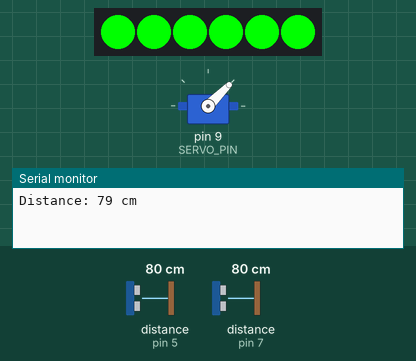
Recording of a sketch running on a simulated Arduino Uno, built with avr-gcc and run on an emulated ATmega328P. On the bench: 6 RGB LEDs in strip order, left to right, servo, the last lines printed to the serial monitor. Wiring (inferred from the names in the program): 2 × ultrasonic range finder: trigger pin 4, echo pin 5 / trigger pin 6, echo pin 7. Inputs (shaded band) come from the test bench; at power-on: distance to the obstacle (sensors on pin 7, pin 5) 80 cm. The echo pulse lasts 58.3 µs per cm.

Above: at 1.7 s.
1.8 s: distance to the obstacle (sensor on pin 7) set to 20 cm
4.4 s: distance to the obstacle (sensor on pin 7) set to 16 cm
At 6.8 s:
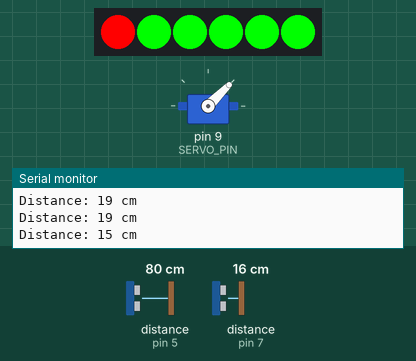
7.5 s: distance to the obstacle (sensor on pin 7) set to 6 cm
At 10.3 s:
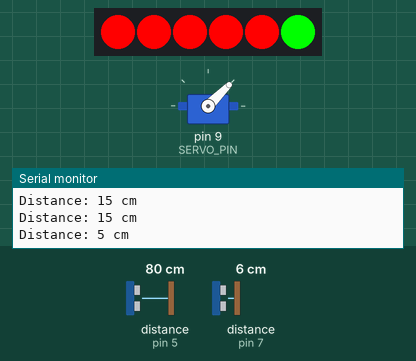
10.6 s: distance to the obstacle (sensor on pin 7) set to 3 cm
At 12.2 s:
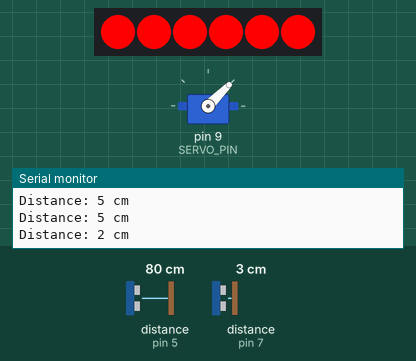
13.1 s: distance to the obstacle (sensor on pin 5) set to 56 cm
14.9 s: distance to the obstacle (sensor on pin 5) set to 48 cm
At 16.2 s:
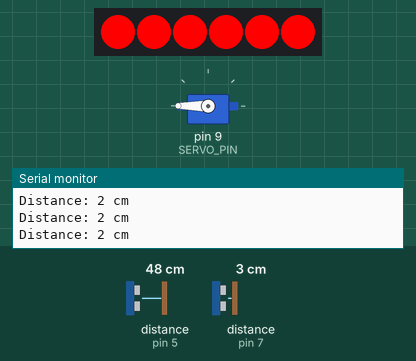
Timing chart, 0 to 17.9 s (numbered marks = the images above; inputs shaded):
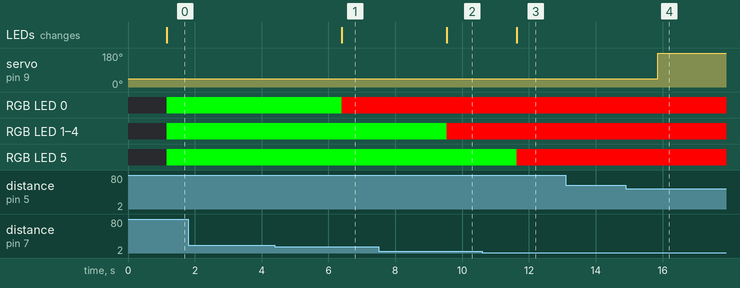

Measured:
- the behaviour switches between 19 and 18 cm on distance to the obstacle (sensor on pin 7) (found by bisection; images 0 and 1)
- the behaviour switches between 5 and 4 cm on distance to the obstacle (sensor on pin 7) (found by bisection; images 2 and 3)
- the behaviour switches between 51 and 50 cm on distance to the obstacle (sensor on pin 5) (found by bisection; images 3 and 4)
- after the input at 4.4 s, RGB LED 0: RGB(0, 255, 0) → RGB(255, 0, 0) after 2.0 s; the LEDs: change after 2.0 s (image 1)
- after the input at 7.5 s, RGB LED 1–4: RGB(0, 255, 0) → RGB(255, 0, 0) after 2.0 s; the LEDs: change after 2.0 s (image 2)
- after the input at 10.6 s, RGB LED 5: RGB(0, 255, 0) → RGB(255, 0, 0) after 1.0 s; the LEDs: change after 1.0 s (image 3)
- after the input at 14.9 s, servo on pin 9 (SERVO_PIN): 45° → 180° after 0.96 s

The sketch:

Code.ino
```cpp
#include <Adafruit_NeoPixel.h> //neopixel library
#include <Servo.h> //servo library

int led= 6;
long duration, dist, average;
long aver[3];   //array for average

#define NUM_PIXELS 6 //number of neopixels
#define NEOPIXEL_PIN 13 //pin for neopixels

//dist untuk sensor luar tong
#define TRIG_PIN1 4 //trig pin for first ultrasonic sensor (Gray - Hijau )
#define ECHO_PIN1 5 //echo pin for first ultrasonic sensor (Purple - Orange)

//distance2 untuk sensor dalam tong
#define TRIG_PIN2 6 //trig pin for second ultrasonic sensor (Gray - Kuning)
#define ECHO_PIN2 7 //echo pin for second ultrasonic sensor (Purple - Biru)

#define SERVO_PIN 9 //servo pin (Orange)

#define LED_PIN 13 //built-in LED pin

Adafruit_NeoPixel pixels(NUM_PIXELS, NEOPIXEL_PIN, NEO_GRB + NEO_KHZ800); //create neopixel object
Servo servo; //create servo object

void setup() {
  pixels.begin(); //initialize neopixels
  pixels.show(); //update neopixels
  Serial.begin(9600); //initialize Serial communication
  pinMode(TRIG_PIN1, OUTPUT); //set first trig pin to output
  pinMode(ECHO_PIN1, INPUT); //set first echo pin to input
  pinMode(TRIG_PIN2, OUTPUT); //set second trig pin to output
  pinMode(ECHO_PIN2, INPUT); //set second echo pin to input
  pinMode(LED_PIN, OUTPUT); //set LED pin to output
  servo.attach(SERVO_PIN); //attach servo to pin
  servo.write(45); //close servo
  delay(100);
  servo.detach(); //detach servo
}

long measure(int trigPin, int echoPin) {
  digitalWrite(LED_PIN, HIGH); //turn on LED
  digitalWrite(trigPin, LOW); //set trig pin to low
  delayMicroseconds(5); //delay
  digitalWrite(trigPin, HIGH); //set trig pin to high
  delayMicroseconds(15); //delay
  digitalWrite(trigPin, LOW); //set trig pin to low
  long duration = pulseIn(echoPin, HIGH); //measure duration of echo pulse
  digitalWrite(LED_PIN, LOW); //turn off LED
  return (duration / 2) / 29.1; //calculate distance
}

void measure() {
 digitalWrite(10,HIGH);
digitalWrite(TRIG_PIN1, LOW);
delayMicroseconds(5);
digitalWrite(TRIG_PIN1, HIGH);
delayMicroseconds(15);
digitalWrite(TRIG_PIN1, LOW);
pinMode(ECHO_PIN1, INPUT);
duration = pulseIn(ECHO_PIN1, HIGH);
dist = (duration/2) / 29.1;    //obtain distance
}

void setAllPixels(int red, int green, int blue) {
  for (int i = 0; i < NUM_PIXELS; i++) {
    pixels.setPixelColor(i, red, green, blue);
  }
}


void loop() {
    for (int i=0;i<=2;i++) {   //average distance
    measure();
   aver[i]=dist;
    delay(10);              //delay between measurements
  }
 dist=(aver[0]+aver[1]+aver[2])/3;

if ( dist<50 ) {
//Change distance as per your need
 servo.attach(SERVO_PIN);
  delay(1);
  servo.write(180);
 delay(3000);
 servo.write(45);
 delay(500);

}


  long distance2 = measure(TRIG_PIN2, ECHO_PIN2); //measure distance from second sensor
  long duration = pulseIn(ECHO_PIN2, HIGH);

  digitalWrite(TRIG_PIN2, LOW);
  delayMicroseconds(2);
  digitalWrite(TRIG_PIN2, HIGH);
  delayMicroseconds(10);
  digitalWrite(TRIG_PIN2, LOW);


  Serial.print("Distance: ");
  Serial.print(distance2);
  Serial.println(" cm");

  if (distance2 > 18) {
    setAllPixels(0, 255, 0); // turn all pixels green
  } else {
    setPixelRange(distance2);
  }

  pixels.show();
}

void setPixelRange(float distance2) {
  //sampah sikit

  if (distance2 >= 15 && distance2 <= 17) {
    pixels.setPixelColor(5, 0, 255, 0);
    pixels.setPixelColor(4, 0, 255, 0);
    pixels.setPixelColor(3, 0, 255, 0);
    pixels.setPixelColor(2, 0, 255, 0);
    pixels.setPixelColor(1, 0, 255, 0);
    pixels.setPixelColor(0, 255, 0, 0);
  }

  if (distance2 >= 12 && distance2 <= 14) {
    pixels.setPixelColor(5, 0, 255, 0);
    pixels.setPixelColor(4, 0, 255, 0);
    pixels.setPixelColor(3, 0, 255, 0);
    pixels.setPixelColor(2, 0, 255, 0);
    pixels.setPixelColor(1, 255, 0, 0);
    pixels.setPixelColor(0, 255, 0, 0);
  }

  if (distance2 >= 9 && distance2 <= 11) {
    pixels.setPixelColor(5, 0, 255, 0);
    pixels.setPixelColor(4, 0, 255, 0);
    pixels.setPixelColor(3, 0, 255, 0);
    pixels.setPixelColor(2, 255, 0, 0);
    pixels.setPixelColor(1, 255, 0, 0);
    pixels.setPixelColor(0, 255, 0, 0);
  }

  if (distance2 >= 6 && distance2 <= 8) {
    pixels.setPixelColor(5, 0, 255, 0);
    pixels.setPixelColor(4, 0, 255, 0);
    pixels.setPixelColor(3, 255, 0, 0);
    pixels.setPixelColor(2, 255, 0, 0);
    pixels.setPixelColor(1, 255, 0, 0);
    pixels.setPixelColor(0, 255, 0, 0);
  }

  if (distance2 >= 4 && distance2 <= 5) {
    pixels.setPixelColor(5, 0, 255, 0);
    pixels.setPixelColor(4, 255, 0, 0);
    pixels.setPixelColor(3, 255, 0, 0);
    pixels.setPixelColor(2, 255, 0, 0);
    pixels.setPixelColor(1, 255, 0, 0);
    pixels.setPixelColor(0, 255, 0, 0);

  }

  if (distance2 >= 0 && distance2 <= 3) {
    pixels.setPixelColor(5, 255, 0 , 0);
    pixels.setPixelColor(4, 255, 0, 0);
    pixels.setPixelColor(3, 255, 0, 0);
    pixels.setPixelColor(2, 255, 0, 0);
    pixels.setPixelColor(1, 255, 0, 0);
    pixels.setPixelColor(0, 255, 0, 0);

  }


		}
```
